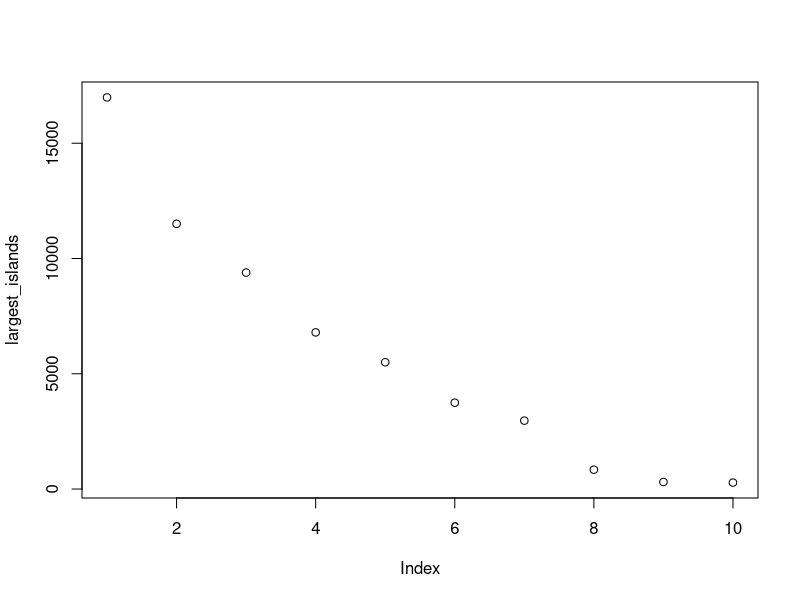
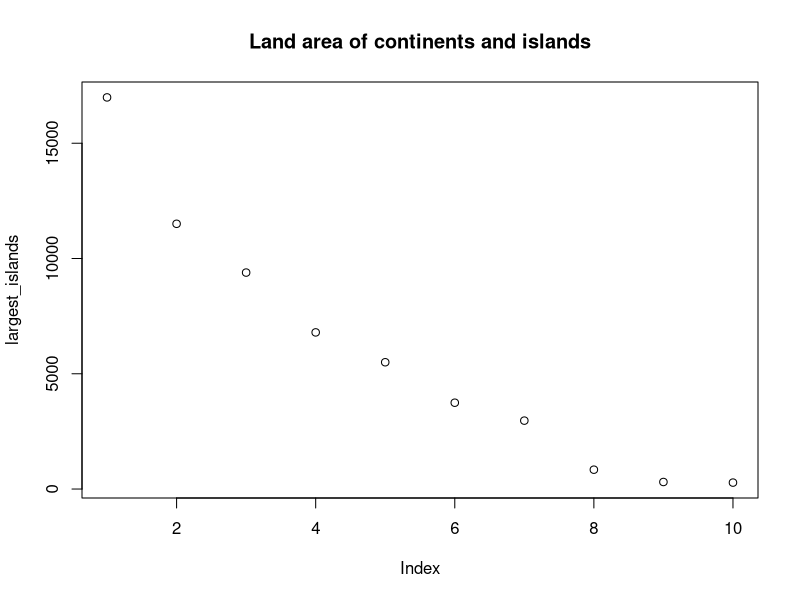
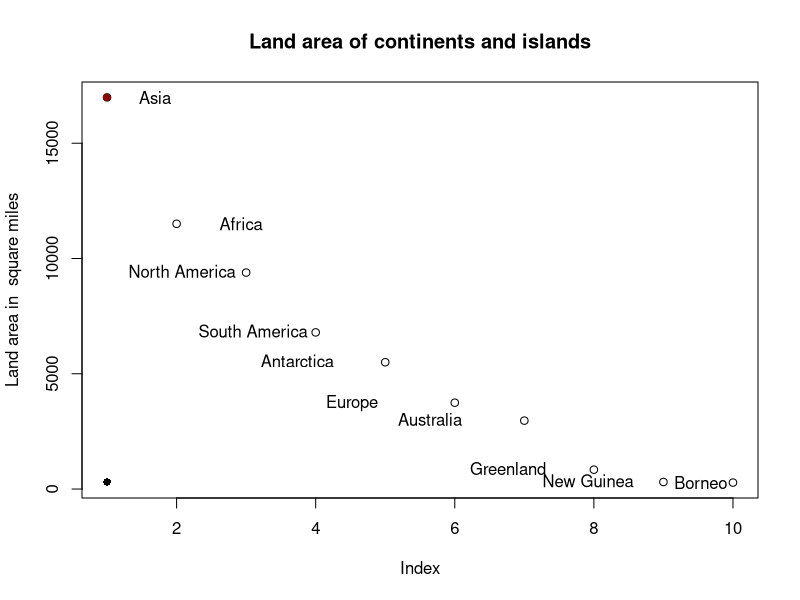

Recreate these plots in R, in order.
# Plots


?islands     # built in vector of the areas in thousands of square miles 
# of the landmasses which exceed 10,000 square miles.

# the following subsets the islands vector to ten largest landmasses 
# decreasing order
largest_islands <- head(sort(islands, decreasing = TRUE), 10)


plot(largest_islands)

# main = " "  <- adds a title
plot(largest_islands, main = "Land area of continents and islands")

# until we put the closing parenthesis R is going to know that the
# function will continue, so we can put code in another row for readability)
# the ylab <- parameter can be used to override the y axis label
plot(largest_islands, main = "Land area of continents and islands",
     ylab = "Land area in  square miles")

# adds text labels to a plot
# adj = c(x,y)) <- position from the coordinates
# x/y = 0.5 (middle)
text(largest_islands[1:2], labels = names(largest_islands[1:2]), adj = c(-1,0.5))
text(largest_islands[3:9], labels = names(largest_islands[3:9]), adj = c(-0.2,0.4))
text(largest_islands[10], labels = names(largest_islands[10]), adj = c(-10.7,0.5))

points(largest_islands[1], type ="p", pch = 16, col = "darkred" )
points(largest_islands[9], type ="p", pch = 16, col = "black" )
?points

# the points are not working exactly as I would want to. 
# add something








